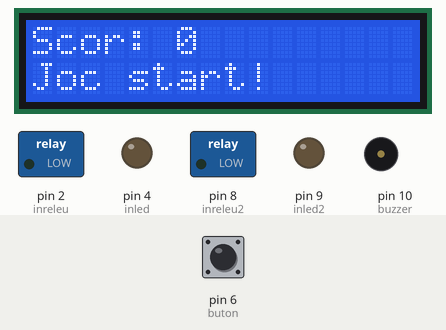
This sketch was run on a simulated Arduino Uno, built with avr-gcc and run on an emulated ATmega328P. On the bench: 16×2 character LCD, switched loads named in the sketch (green lamp = pin HIGH), output pins drawn as LEDs (lit = HIGH), buzzer (waves = sounding, pin HIGH). Dashed ring = blinking. Inputs (shaded band) come from the test bench; at power-on: pin 6 (buton) HIGH. Random numbers use the default seed unless the sketch sets one; what the sketch prints to the serial monitor is not drawn.

Above: at 1.2 s.
1.3 s: pin 6 (buton) pulled LOW for 0.15 s
At 2.2 s:
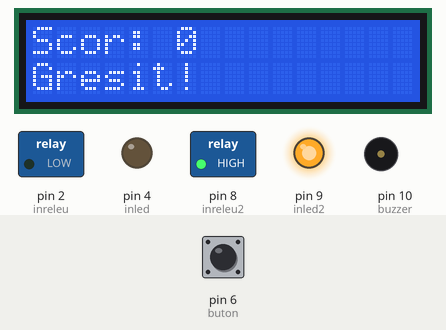
4.4 s: pin 6 (buton) pulsed LOW 2 times (0.12 s each, 0.3 s apart)
At 6.8 s:
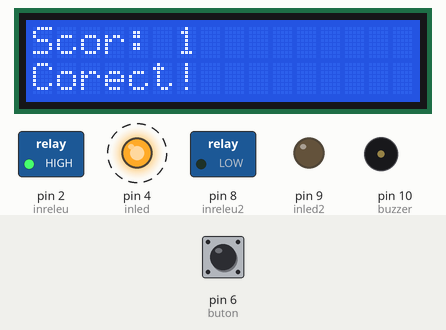
8.0 s: pin 6 (buton) pulled LOW for 1 s
At 11.3 s:
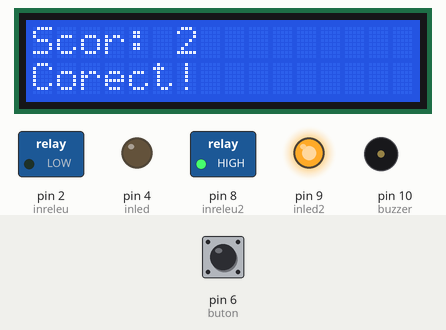
12.0 s: pin 6 (buton) pulled LOW for 0.15 s
At 13.33 s:
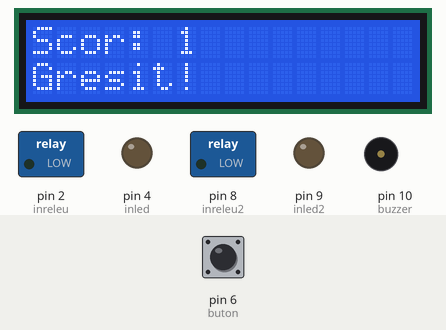
13.6 s: pin 6 (buton) pulled LOW for 3.2 s
At 17.2 s:
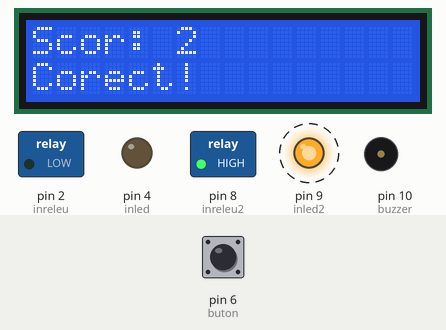
Timing chart, 0 to 19.3 s (numbered marks = the images above; inputs shaded):
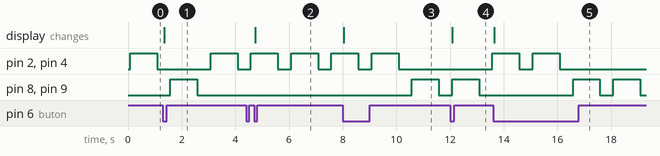

Measured:
- after the input at 1.3 s, the display: changes after 0.05 s (image 1)
- after the input at 4.4 s, the display: changes after 0.35 s (image 2)
- after the input at 8.0 s, the display: changes at once (image 3)
- after the input at 12.0 s, the display: changes after 0.08 s (image 4)
- after the input at 13.6 s, the display: changes after 0.05 s (image 5)
- by itself, pin 8 (inreleu2), pin 9 (inled2): alternates HIGH for 1.0 s and LOW for 0.50 s

The sketch:

aleator.ino
```cpp
#include <Wire.h>
#include <LiquidCrystal_I2C.h>


LiquidCrystal_I2C lcd(0x27, 16, 2);

// --- Config pini ---
const int inreleu  = 2;
const int inled    = 4;
const int inreleu2 = 8;
const int inled2   = 9;
const int buton    = 6;
const int buzzer   = 10;

// --- Timings ---
const unsigned long TIMP_LED_ON  = 1000;
const unsigned long TIMP_PAUZA   = 500;
const unsigned long DEBOUNCE_MS  = 30;
const unsigned long PAUZA_FINALA = 60000;

// --- Scor ---
int scor = 0;

// --- Debounce / edge detect ---
int lastReading       = HIGH;
int buttonStableState = HIGH;
unsigned long lastDebounceTime = 0;

bool buttonPressedEvent() {
  int reading = digitalRead(buton);
  if (reading != lastReading) {
    lastDebounceTime = millis();
  }
  if ((millis() - lastDebounceTime) > DEBOUNCE_MS) {
    if (reading != buttonStableState) {
      buttonStableState = reading;
      if (buttonStableState == LOW) {
        lastReading = reading;
        return true;
      }
    }
  }
  lastReading = reading;
  return false;
}

void setup() {
  pinMode(inreleu, OUTPUT);
  pinMode(inled, OUTPUT);
  pinMode(inreleu2, OUTPUT);
  pinMode(inled2, OUTPUT);
  pinMode(buton, INPUT_PULLUP);
  pinMode(buzzer, OUTPUT);
  Serial.begin(9600);

  randomSeed(analogRead(A0));

  lcd.init();
  lcd.backlight();
  lcd.setCursor(0,0);
  lcd.print("Scor: 0");
  lcd.setCursor(0,1);
  lcd.print("Joc start!");
}

void loop() {
  int alegere = random(2);

  if (alegere == 0) {
    rundaCuLed(inled, inreleu);
  } else {
    rundaCuLed(inled2, inreleu2);
  }

  // Pauză = LED-uri stinse → apăsare greșită
  unsigned long start = millis();
  while (millis() - start < TIMP_PAUZA) {
    if (buttonPressedEvent()) {
      if (scor > 0) scor--;
      Serial.print("Gresit (-1). Scor: ");
      Serial.println(scor);

      lcd.setCursor(0,0);
      lcd.print("Scor: ");
      lcd.print(scor);
      lcd.print("    "); // șterge restul liniei
      lcd.setCursor(0,1);
      lcd.print("Gresit!        ");
    }
  }

  if (scor >= 10) {
    finalDeJoc();
    scor = 0;
    lcd.clear();
    lcd.setCursor(0,0);
    lcd.print("Scor: 0");
    lcd.setCursor(0,1);
    lcd.print("Joc restart!");
  }
}

void rundaCuLed(int ledPin, int releuPin) {
  digitalWrite(ledPin, HIGH);
  digitalWrite(releuPin, HIGH);

  bool aMarcatInRunda = false;
  unsigned long start = millis();
  while (millis() - start < TIMP_LED_ON) {
    if (!aMarcatInRunda && buttonPressedEvent()) {
      scor++;
      aMarcatInRunda = true;
      Serial.print("Corect (+1). Scor: ");
      Serial.println(scor);

      lcd.setCursor(0,0);
      lcd.print("Scor: ");
      lcd.print(scor);
      lcd.print("    ");
      lcd.setCursor(0,1);
      lcd.print("Corect!        ");
    }
  }

  digitalWrite(ledPin, LOW);
  digitalWrite(releuPin, LOW);
}

void finalDeJoc() {
  Serial.println("Stop!");
  lcd.clear();
  lcd.setCursor(0,0);
  lcd.print("STOP joc!");
  lcd.setCursor(0,1);
  lcd.print("Felicitari!");

  digitalWrite(inled, HIGH);
  digitalWrite(inreleu, HIGH);
  digitalWrite(inled2, HIGH);
  digitalWrite(inreleu2, HIGH);

  digitalWrite(buzzer, HIGH);
  delay(3000);
  digitalWrite(buzzer, LOW);

  delay(PAUZA_FINALA);

  digitalWrite(inled, LOW);
  digitalWrite(inreleu, LOW);
  digitalWrite(inled2, LOW);
  digitalWrite(inreleu2, LOW);
}
```
